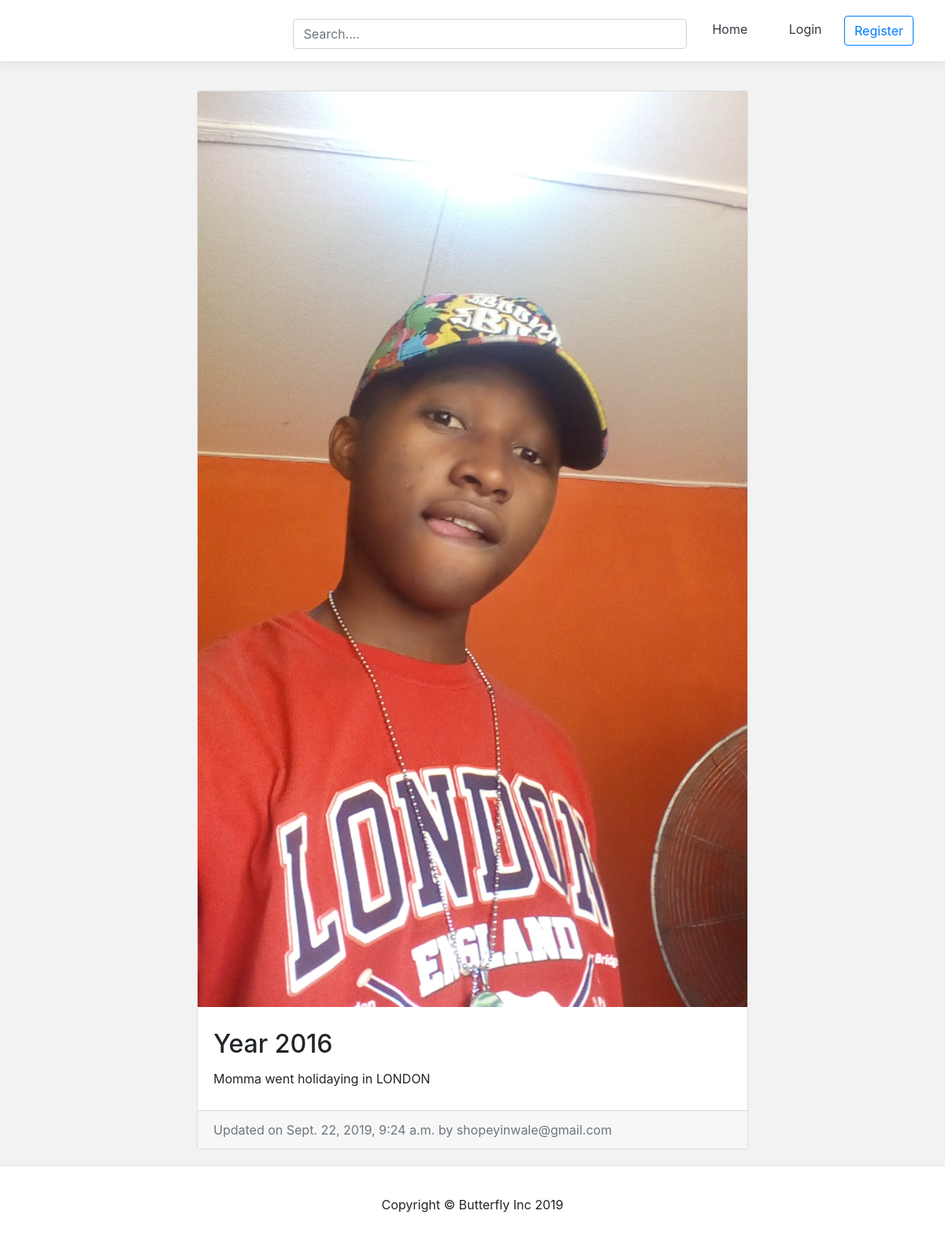
Screenshot of /blog/shopeyin5-first-blog/ with the database file from the repository.
### blog/models.py (models this page shows, shortened)
class BlogPost(models.Model):
    title                   = models.CharField(max_length=50, null=False, blank=False)
    body                    = models.TextField(max_length=5000, null=False, blank=False)
    image                   = models.ImageField(upload_to=upload_location, null=False, blank=False)
    date_published          = models.DateTimeField(auto_now_add=True, verbose_name="date published")
    date_updated            = models.DateTimeField(auto_now=True, verbose_name="date updated")
    author                  = models.ForeignKey(settings.AUTH_USER_MODEL, on_delete=models.CASCADE)
    slug                    = models.SlugField(blank=True, unique=True)

### account/models.py (models this page shows, shortened)
class Account(AbstractBaseUser):
    email                       = models.EmailField(verbose_name="email", max_length=60, unique=True)
    username                    = models.CharField(max_length=30, unique=True)
    date_joined                 = models.DateTimeField(verbose_name='date joined', auto_now_add=True)
    last_login                  = models.DateTimeField(verbose_name='last login', auto_now=True)
    is_admin                    = models.BooleanField(default=False)
    is_active                   = models.BooleanField(default=True)
    is_staff                    = models.BooleanField(default=False)
    is_superuser                = models.BooleanField(default=False)
    USERNAME_FIELD = 'email'
    REQUIRED_FIELDS= ['username',]
    objects = MyAccountManager()
    def __str__(self):
        return self.email

### blog/views.py (the view)
# urls.py: path('<slug>/', detail_blog_view, name="detail"),
def detail_blog_view(request, slug):
    context = {}
    blog_post = get_object_or_404(BlogPost, slug=slug)
    context['blog_post'] = blog_post
    return render(request, 'blog/detail_blog.html', context)

### blog/templates/blog/detail_blog.html (shortened to what this page needs)
{% extends 'base.html' %}
{% block content %}
<div class="container">
    <div class="row">
        <div class="card m-auto">
            <img class="card-img-top" src="{{ blog_post.image.url }}" alt="">
            <div class="card-body my-2">
                <h2 class="card-title">{{blog_post.title}}</h2>
                <p class="card-text">{{blog_post.body}}</p>
            </div>
            <div class="card-footer text-muted">
                Updated on {{blog_post.date_updated}} by {{blog_post.author}}
            </div>
        </div>
    </div>
</div>
{% endblock content %}

### templates/snippets/header.html (style rules this page uses)
@media (min-width: 768px) { html { font-size: 16px; } }
.container { max-width: 960px; }

### blog/templates/blog/detail_blog.html (style rules this page uses)
.card { max-width: 700px; }
.container { padding: 20px; }

### rows the page displays
BlogPost: image (picture), title "Year 2016", body "Momma went holidaying in LONDON", date_updated "Sept. 22, 2019, 9:24 a.m.", author "shopeyinwale@gmail.com"
